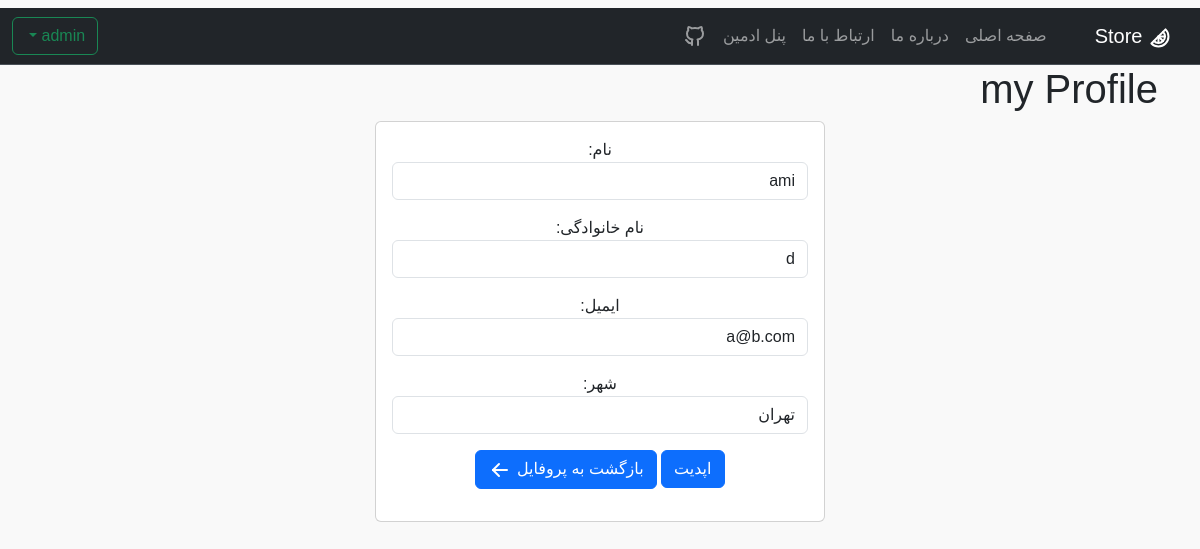
The app's page /accounts/my_profile/edit/admin/ with its own data.
### accounts/models.py (models this page shows, shortened)
class User(AbstractUser):
    email = models.EmailField(unique=True)
    city = models.ForeignKey(City, on_delete=models.CASCADE, null=True)

### accounts/views.py (the view)
# urls.py: path('my_profile/edit/<str:username>/', EditProfile.as_view(), name='edit_profile'),
class EditProfile(SuccessMessageMixin, UpdateView):
    model = User
    form_class = EditProfileForm
    template_name = 'profile/edit_profile.html'
    slug_field = 'username'
    slug_url_kwarg = 'username'
    success_url = reverse_lazy('my_profile', kwargs={'username': User.username})
    success_message = 'با موفقیت اپدیت شد.'

### accounts/forms.py
class EditProfileForm(forms.ModelForm):
    first_name = forms.CharField(label='نام', widget=forms.TextInput(attrs={'class': 'form-control'}))
    last_name = forms.CharField(label='نام خانوادگی', widget=forms.TextInput(attrs={'class': 'form-control'}))
    email = forms.EmailField(label='ایمیل', widget=forms.TextInput(attrs={'class': 'form-control'}))
    city = forms.ModelChoiceField(label='شهر', queryset=City.objects.all(),
                                  widget=forms.Select(attrs={'class': 'form-control'}))
    class Meta:
        model = User
        fields = ['first_name', 'last_name', 'email', 'city']

### products/models.py (called while the page is built)
    def __str__(self):
        return f"{self.name}"

### templates/profile/edit_profile.html (shortened to what this page needs)
{% extends 'base.html' %}
{% block content %}
<h1>my Profile</h1>
<div style="display: flex; justify-content: center;">
    <div class="card text-center" style="width:450px">
        <div class="card-body">
            <form action="" method="post">
                {{ form.as_p }}
                <button type="submit" class="btn btn-primary">اپدیت</button>
                <button type="submit" class="btn btn-primary">
                    <a class="nav-link active" aria-current="page" href="{% url 'my_profile' username=user.username %}">
                        بازگشت به پروفایل
                    </a>
                </button>
            </form>
        </div>
    </div>
</div>
{% endblock content %}

### static/css/web_css.css (style rules this page uses)
.body { font-family: Vazirmatn, sans-serif; background-color: #f9f9f9; }

### records on screen
User: first_name "ami", last_name "d", email "a@b.com", city "تهران"
